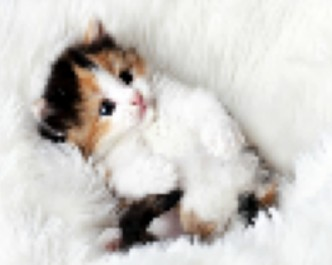
#> input picture 3.Conv/tutorial_image/kitty.jpg, 332 x 265 px, found by its file name
$ python 0.conv_op.py
#> lines starting #> are read from the running program, lines starting #| are printed output that depends on the picture
import numpy as np
import struct
import random
import matplotlib.pyplot as plt
from numpy.core.arrayprint import _extendLine
import pandas as pd
import math
import cv2

def conv(image, kernel):
    # refer to ipad 2.Conv
    # 输入的信息
    in_h, in_w, in_channel = image.shape # info of the image
    k_size, _ = kernel.shape                # 最简易版本里，所有通道都用相同的卷积核
    st_offset = k_size // 2
    end_offset = -(k_size // 2)
    padding = 0
    stride = 1

    # 输出的信息
    out_h = int((in_h + 2 * padding - k_size) / stride + 1) #todo 推导
    out_w = int(in_w + 2 * padding - k_size / stride + 1) # (inclusive) img的左上角坐标直接加上start_offset就可以得到kernel在图片上的起点
    output = np.zeros((out_h, out_w, in_channel))    # (exclusive) img的右下角直接加上这个end_offset就可以得到kernel在图片上的终点

    for cy in range(st_offset, in_h + end_offset):
        for cx in range(st_offset, in_w + end_offset):
            for k_row in range(k_size):
                for k_col in range(k_size):
                    output[cy - st_offset, cx - st_offset] += \
                        kernel[k_row, k_col] * image[cy - st_offset + k_row, cx - st_offset + k_col] # 从kernel左上角对应的地方image像素开始累加

    return output

def gaussian_kernel2d(size, sigma):
    # refer to gaussian.jpg
    s = 2 * sigma ** 2
    center = size // 2 # 3 // 2 = 1    4 // 2 = 2 (这里的2是idx  即 0 1 2 3)  5 // 2 = 2 (0 1 2 3 4)
    output = np.zeros((size, size))

    # 开始填入高斯产生的值
    for i in range(size):
        for j in range(size):
            y = i - center # i 偏离 center 的距离
            x = i - center
            output[i,j] = np.exp(-( x**2 + y**2)) / s
    return output / np.sum(output)


image = cv2.imread("kitty.jpg")
#> image is the input picture: shape (265, 332, 3); mean B, G, R 200.9, 204.9, 207.8
image = cv2.resize(image, (100, 80))
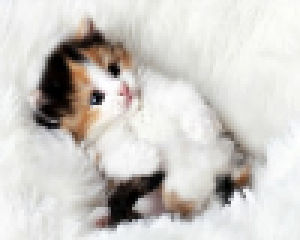
#> image: shape (80, 100, 3) (shown 3 times larger); mean B, G, R 200.8, 204.8, 207.6
lap_kernel = np.array([ # refer to 科普了解 https://blog.csdn.net/qq_38131594/article/details/80776367
    [1, 1, 1],
    [1, -8, 1],
    [1, 1, 1]
], dtype = np.float32) # astype(np.float32)

output = conv(image, lap_kernel)
#> after the loop in conv, `for cy in range(st_offset, in_h + end_offset):`:
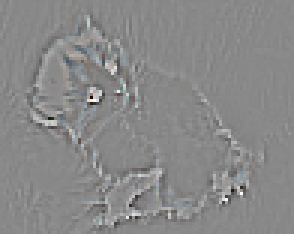
#> output: shape (78, 98, 3) float64 (shown 3 times larger); mean B, G, R 0, 0, 0.1; drawn with min black and max white
output = (255*(output - np.min(output)) / (np.max(output) - np.min(output))).astype(np.uint8) # cv2.imwrite() 必须是 0-255 才能显示
# output = (255*(output - np.min(output)) / (np.max(output) - np.min(output))) # plt.imshow 接受的值域要么是0-1  要么是 0-255
cv2.imwrite("laplacian_conv_img.jpg", output)

gau_kernel = gaussian_kernel2d(7, 1)
output = conv(image, gau_kernel)
#> after the loop in conv (call 2), `for cy in range(st_offset, in_h + end_offset):`:
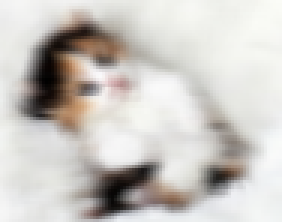
#> output: shape (74, 94, 3) float64 (shown 3 times larger); mean B, G, R 194.9, 199.3, 202.8
output = (255*(output - np.min(output)) / (np.max(output) - np.min(output))).astype(np.uint8) # cv2.imwrite() 必须是 0-255 才能显示
cv2.imwrite("gaussian_conv_img.jpg", output)

$ run again, with 3.Conv/tutorial_image/gaussian.jpg copied over 3.Conv/tutorial_image/kitty.jpg
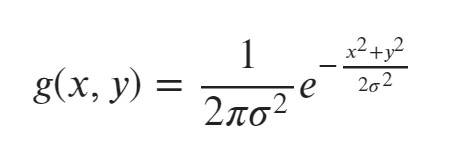
#> input picture 3.Conv/tutorial_image/gaussian.jpg, 451 x 159 px, found by its file name
#> image is the input picture: shape (159, 451, 3); min 17, max 255, mean 248.2
#> image: shape (80, 100, 3)
#> after the loop in conv, `for cy in range(st_offset, in_h + end_offset):`:
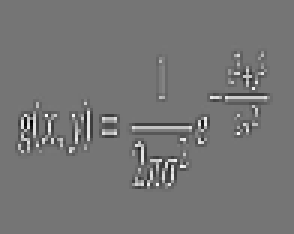
#> output: shape (78, 98, 3) float64 (shown 3 times larger); min -1388, max 1620, mean 0; drawn with min black and max white
#> `output = (255*(output - np.min(output)) / (np.max(output) - np.min(out..`:
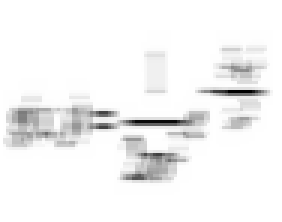
#> output: shape (74, 94, 3) (shown 3 times larger); min 0, max 255, mean 243.8

$ run again, with 3.Conv/tutorial_image/cnn_intuition1.jpg copied over 3.Conv/tutorial_image/kitty.jpg
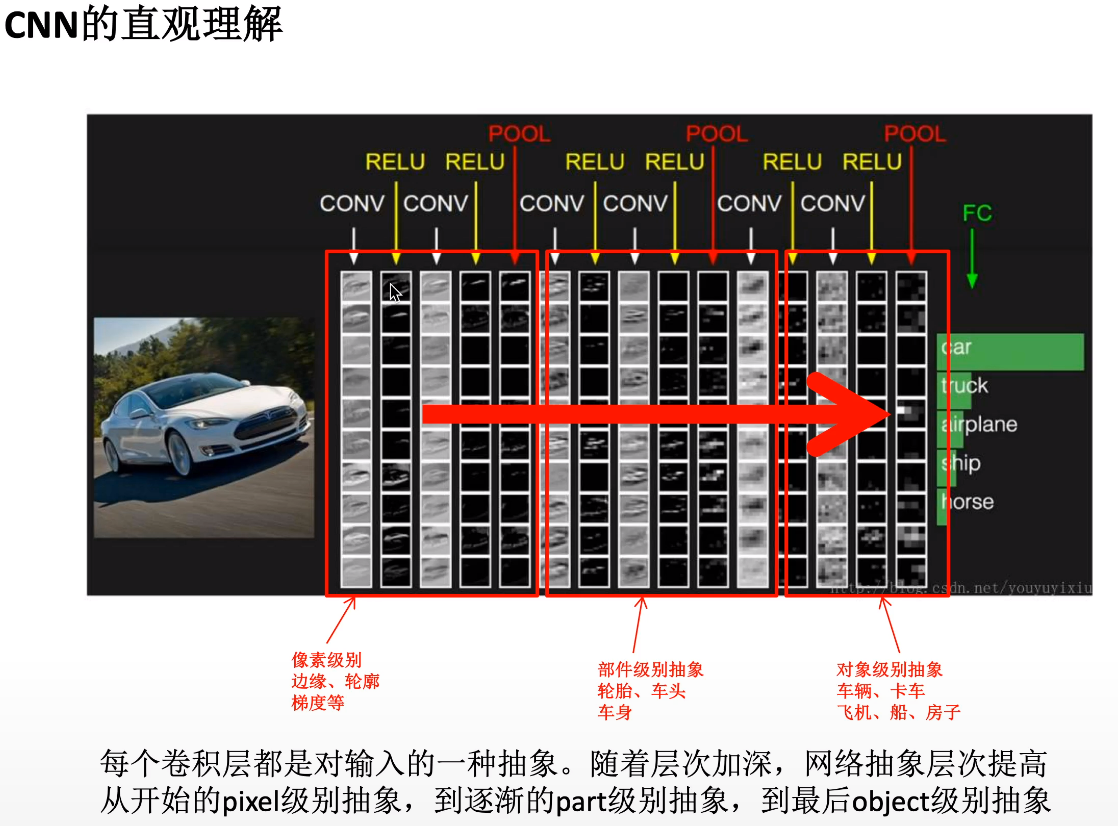
#> input picture 3.Conv/tutorial_image/cnn_intuition1.jpg, 1118 x 826 px, found by its file name
#> image is the input picture: shape (826, 1118, 3); mean B, G, R 143.5, 145.2, 151.8
#> image: shape (80, 100, 3)
#> after the loop in conv, `for cy in range(st_offset, in_h + end_offset):`:
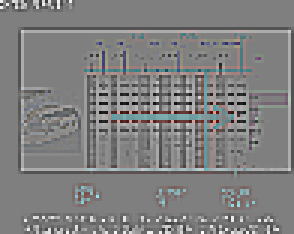
#> output: shape (78, 98, 3) float64 (shown 3 times larger); mean B, G, R 4, 4, 4; drawn with min black and max white
#> after the loop in conv (call 2), `for cy in range(st_offset, in_h + end_offset):`:
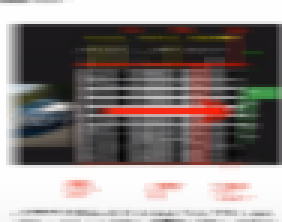
#> output: shape (74, 94, 3) float64 (shown 3 times larger); mean B, G, R 131.9, 133.9, 141.9
